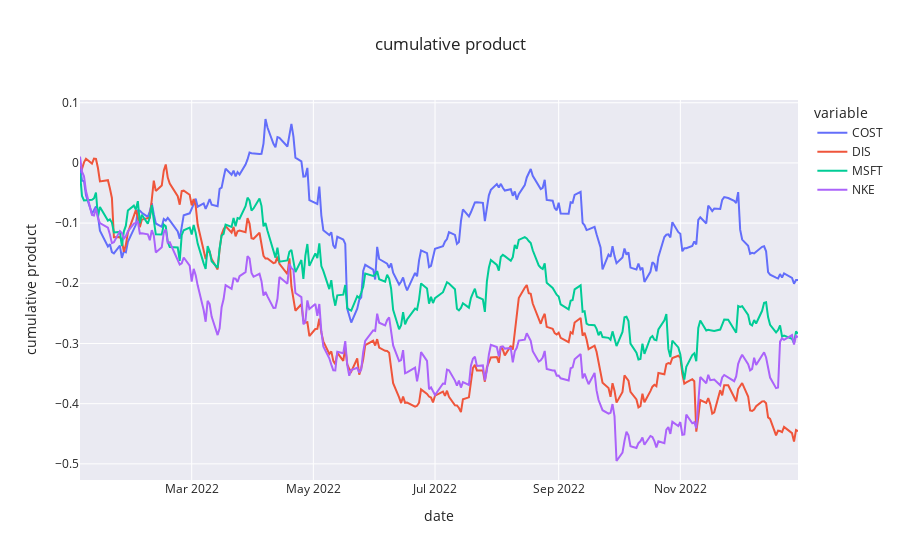

Source (notebook cell):
### Code cell
plot_line(recent_cumulative_product, 'date', 'cumulative product', 'cumulative product' )

### Figure 1 — Plotly figure (JSON) as saved in the notebook; plotly's stock layout.template omitted (floating-point values rounded to 4 significant figures; data arrays with more than 128 entries replaced by an {"elided": "..."} marker saying what was removed)
{"data": [{"hovertemplate": "variable=COST<br>Date=%{x}<br>value=%{y}<extra></extra>", "legendgroup": "COST", "line": {"color": "#636efa", "dash": "solid"}, "marker": {"symbol": "circle"}, "mode": "lines", "name": "COST", "orientation": "v", "showlegend": true, "type": "scatter", "x": {"elided": "250 str values"}, "xaxis": "x", "y": {"elided": "250 float values"}, "yaxis": "y"}, {"hovertemplate": "variable=DIS<br>Date=%{x}<br>value=%{y}<extra></extra>", "legendgroup": "DIS", "line": {"color": "#EF553B", "dash": "solid"}, "marker": {"symbol": "circle"}, "mode": "lines", "name": "DIS", "orientation": "v", "showlegend": true, "type": "scatter", "x": {"elided": "250 str values"}, "xaxis": "x", "y": {"elided": "250 float values"}, "yaxis": "y"}, {"hovertemplate": "variable=MSFT<br>Date=%{x}<br>value=%{y}<extra></extra>", "legendgroup": "MSFT", "line": {"color": "#00cc96", "dash": "solid"}, "marker": {"symbol": "circle"}, "mode": "lines", "name": "MSFT", "orientation": "v", "showlegend": true, "type": "scatter", "x": {"elided": "250 str values"}, "xaxis": "x", "y": {"elided": "250 float values"}, "yaxis": "y"}, {"hovertemplate": "variable=NKE<br>Date=%{x}<br>value=%{y}<extra></extra>", "legendgroup": "NKE", "line": {"color": "#ab63fa", "dash": "solid"}, "marker": {"symbol": "circle"}, "mode": "lines", "name": "NKE", "orientation": "v", "showlegend": true, "type": "scatter", "x": {"elided": "250 str values"}, "xaxis": "x", "y": {"elided": "250 float values"}, "yaxis": "y"}], "layout": {"legend": {"title": {"text": "variable"}, "tracegroupgap": 0}, "showlegend": true, "title": {"text": "cumulative product"}, "xaxis": {"anchor": "y", "domain": [0, 1], "title": {"text": "date"}}, "yaxis": {"anchor": "x", "domain": [0, 1], "title": {"text": "cumulative product"}}}}
